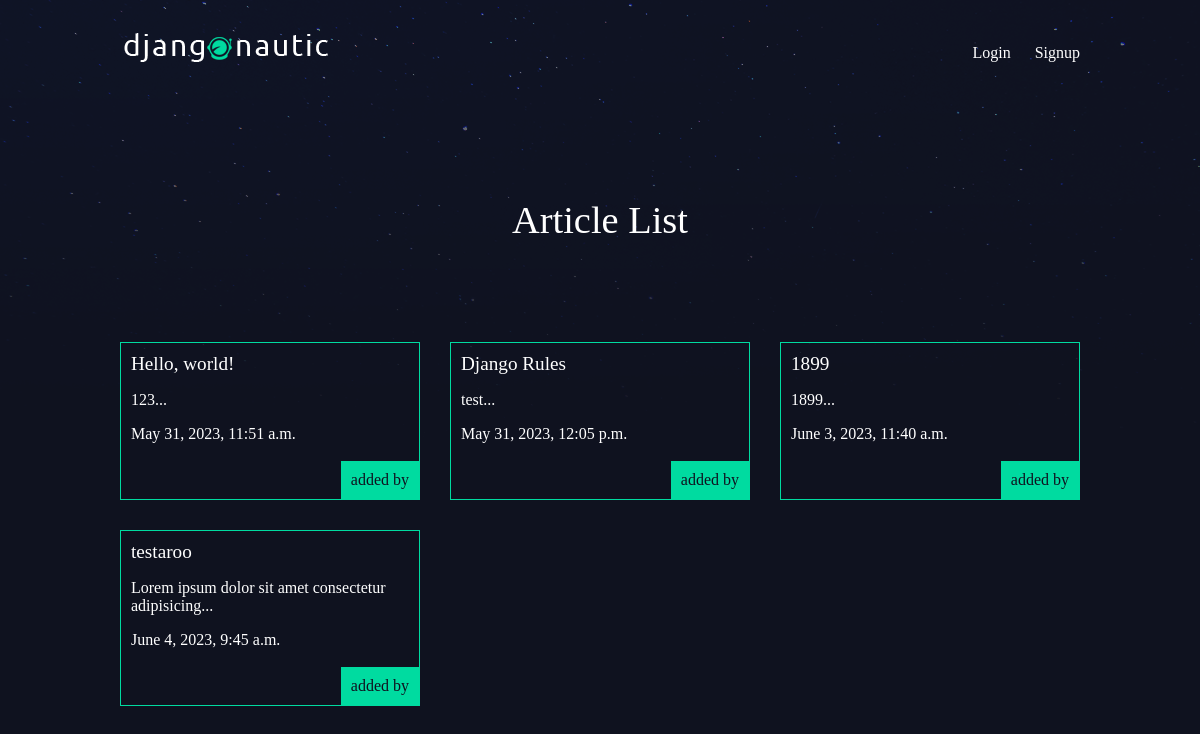
/articles/, run on an earlier commit of the app's database.
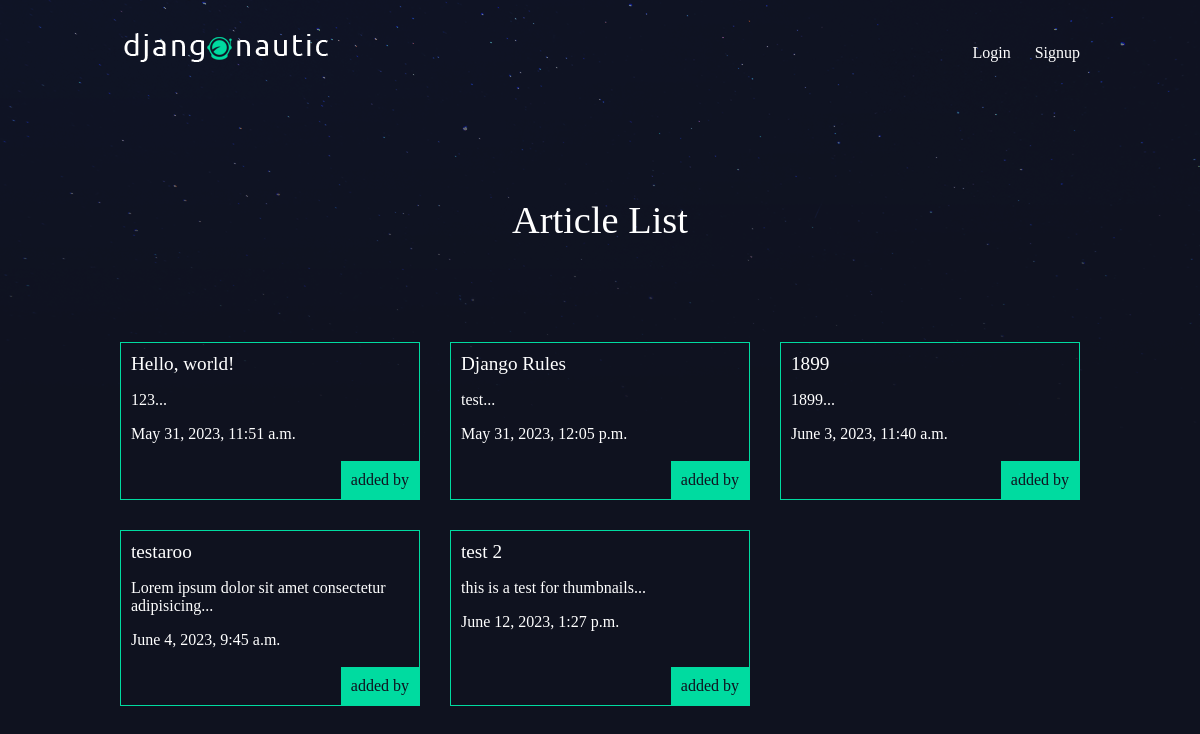
And on a later commit of the database.
### articles/models.py (models this page shows, shortened)
class Article(models.Model):
    title = models.CharField(max_length=100)
    slug = models.SlugField()
    body = models.TextField()
    date = models.DateTimeField(auto_now_add=True)
    thumb = models.ImageField(default='default.png', blank=True)
    author = models.ForeignKey(User, default=None, on_delete=models.CASCADE)
    def snippet(self):
        return self.body[:50] + '...'

### articles/views.py (the view)
# urls.py: path('',views.article_list, name="list"),
def article_list(request):
    articles = Article.objects.all().order_by('date')
    return render(request, 'articles/article_list.html', { 'articles': articles })

### articles/templates/articles/article_list.html
{% extends 'base_layout.html' %} {% block content %}
<h1>Article List</h1>
<div class="articles">
  {% for article in articles %}
  <div class="article">
    <h2>
      <a href="{% url 'articles:detail' slug=article.slug %}"
        >{{ article.title }}</a
      >
    </h2>
    <p>{{ article.snippet }}</p>
    <p>{{ article.date }}</p>
    <p class="author">added by {{ article.author.username }}</p>
  </div>
  {% endfor %}
</div>
{% endblock %}

### templates/base_layout.html (shortened to what this page needs)
<!DOCTYPE html>
<html lang="en">
  <head>
    <link rel="stylesheet" href="/static/styles.css" />
  </head>
  <body>
    <header class="wrapper">
      <h1>
        <a href="{% url 'home' %}"
          ><img src="/static/logo.png" alt="djangonautic"
        /></a>
      </h1>
      <nav>
        <ul>
          {% if user.is_authenticated %}
          <li>
            <form
              class="logout-link"
              action="{% url 'accounts:logout' %}"
              method="post"
            >
              {% csrf_token %}
              <button type="submit">Logout</button>
            </form>
          </li>
          <il
            ><a href="{% url 'articles:create' %}" class="highlight"
              >New Article</a
            ></il
          >
          {% else %}
          <li><a href="{% url 'accounts:login' %}">Login</a></li>
          <li><a href="{% url 'accounts:signup' %}">Signup</a></li>
          {% endif %}
        </ul>
      </nav>
    </header>
    <div class="wrapper">{% block content %} {% endblock %}</div>
  </body>
</html>

### assets/styles.css (style rules this page uses)
body { background-color: #0f121f; background-image: url(stars.png); background-repeat: no-repeat; color: #fff; }
body * { font-family: Ubuntu; }
h1, h2, h3, h4, h5 { font-weight: normal; margin: 0; }
a, a:hover, a:visited { color: #fff; text-decoration: none; }
.wrapper { max-width: 960px; min-width: 504px; margin: 0 auto; }
div.wrapper h1 { text-align: center; margin: 100px auto; font-size: 2.4em; }
header { display: grid; grid-template-columns: 1fr 1fr; padding: 20px 0; }
nav { justify-self: end; }
nav li { display: inline-block; margin-left: 20px; }
.articles { display: grid; grid-template-columns: 1fr 1fr 1fr; grid-gap: 30px; }
.article { padding: 10px; border: 1px solid #00dba0; position: relative; padding-bottom: 40px; }
.article h2 { font-size: 1.2em; }
.article .author { padding: 10px; background: #00dba0; position: absolute; right: 0; bottom: 0; margin: 0; color: #0f121f; }

What changed in the data, as far as the page shows it:
added Article: title "test 2", snippet "this is a test for thumbnails...", date "June 12, 2023, 1:27 p.m."
